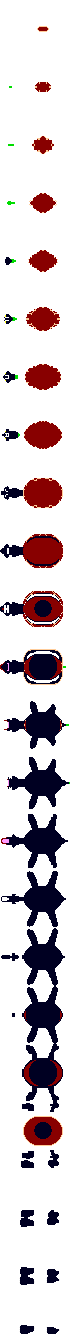
#> input picture images/boss/turtle.png, 70 x 1334 px, found by its file name
$ python image_cropper.py
#> lines starting #> are read from the running program, lines starting #| are printed output that depends on the picture
from PIL import Image

path = 'images\\boss\\turtle.png'
outpath = 'images\\boss\\'

img = Image.open(path)
#> img is the input picture: PIL image 70x1334 RGBA; mean R, G, B, A 12, 1.7, 5.9, 56.5
w, h = img.size
#> w = 70; h = 1334
CROP_SIZE = 70, 58
N = h // CROP_SIZE[1]
#> N = 23

for i in range(N):
    pic = img.crop((0, CROP_SIZE[1] * i, CROP_SIZE[0], CROP_SIZE[1] * (i + 1)))
    pic.save(f'{outpath}\\{N - 1 - i}.png')
#> this loop made 23 passes
#> pass 1, `pic = img.crop((0, CROP_SIZE[1] * i, CROP_SIZE[0], CROP_SIZE[1] * (i +..`:
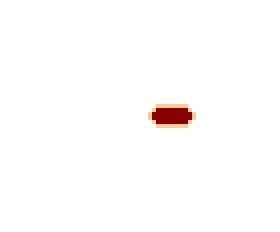
#> pic: PIL image 70x58 RGBA (shown 4 times larger); mean R, G, B, A 2.7, 1.2, 0.9, 3.8; transparent parts drawn white
#> pass 2, `pic = img.crop((0, CROP_SIZE[1] * i, CROP_SIZE[0], CROP_SIZE[1] * (i +..`:
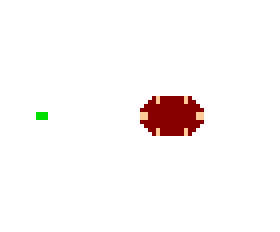
#> pic: PIL image 70x58 RGBA (shown 4 times larger); mean R, G, B, A 5, 1.1, 0.6, 8.9; transparent parts drawn white
#> pass 3, `pic = img.crop((0, CROP_SIZE[1] * i, CROP_SIZE[0], CROP_SIZE[1] * (i +..`:
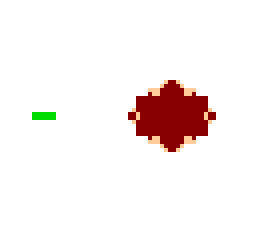
#> pic: PIL image 70x58 RGBA (shown 4 times larger); mean R, G, B, A 9.8, 2.5, 1.4, 17.1; transparent parts drawn white
#> after the loop:
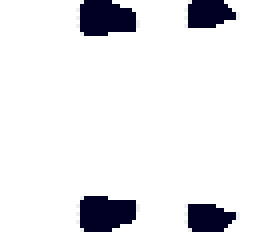
#> pic: PIL image 70x58 RGBA (shown 4 times larger); mean R, G, B, A 1.5, 1.5, 4.5, 23.6; transparent parts drawn white
